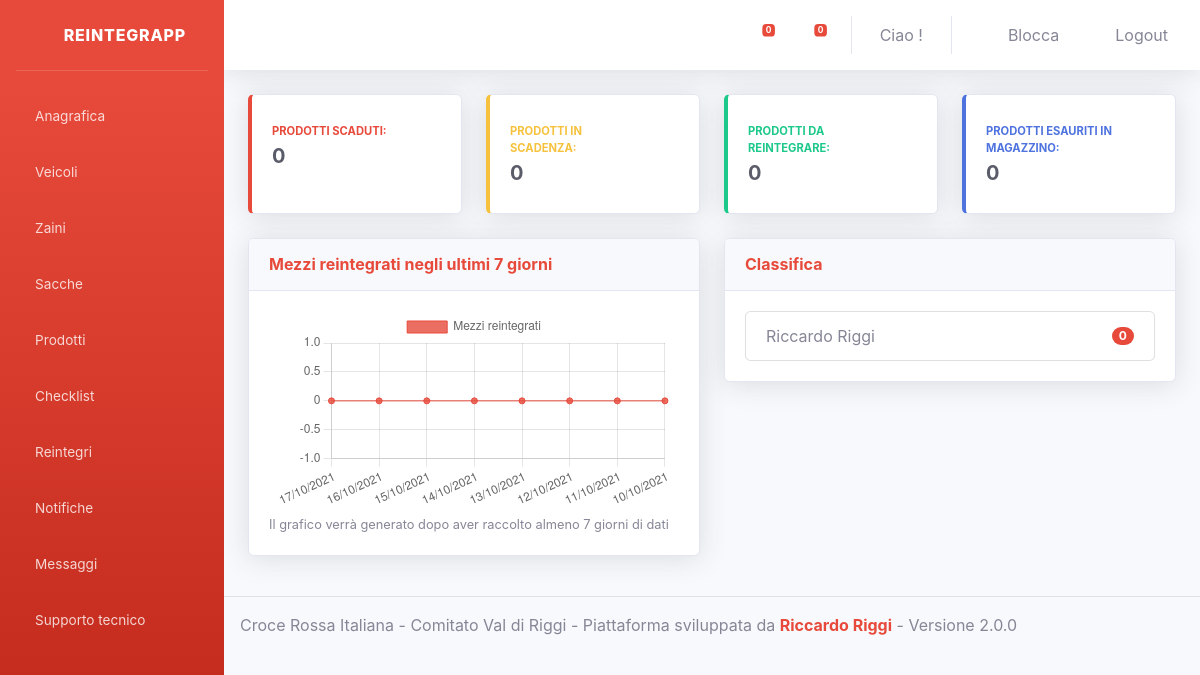
The page /Gestione/pages/index.php (signed in) on the database its author committed.
### tables this page shows
CREATE TABLE `voci_menu` (
  `voce_id` int(10) NOT NULL,
  `etichetta` varchar(50) NOT NULL,
  `icona` varchar(50) NOT NULL,
  `tooltip` varchar(255) NOT NULL,
  `codice_padre` int(10) NOT NULL,
  `url` varchar(255) NOT NULL,
  `isVisibile` tinyint(1) NOT NULL DEFAULT '1'
);

### Gestione/business/sidebarBusiness.php (called while the page is built, shortened)
<?php
include '../db_components/dbGestione.php';
function selezionaPadri(){
    $conn = apriConnessione();
    $sql = 'SELECT * FROM voci_menu, menu_voci_ruoli WHERE voci_menu.codice_padre = 0 AND menu_voci_ruoli.codice_ruolo = ? AND menu_voci_ruoli.codice_menu = voci_menu.voce_id';
    $result = resultPreparedUno($conn,$sql,$_SESSION["codice_ruolo"]);
    return $result;
}
function selezionaFigli($padre){
    $conn = apriConnessione();
    $sql = 'SELECT * FROM voci_menu WHERE codice_padre = ? ';
    $result = resultPreparedUno($conn,$sql,$padre);
    return $result;
}
?>

### Gestione/db_components/dbGestione.php (called while the page is built, shortened)
<?php
if (!function_exists('resultPreparedUno')) {
    function resultPreparedUno($conn,$sql,$uno){
        $stmt = $conn->prepare($sql);
        $uno = mysqli_real_escape_string($conn, $uno);
        $stmt->bind_param("s", $uno);
        $stmt->execute();
        $result = $stmt->get_result();
        return $result;
    }
}

### Gestione/integration/sidebarInt.php (the view, shortened to what this page needs)
<?php
include '../business/sidebarBusiness.php';
function generaMenu()
{
    $result = selezionaPadri();
    $esito = '<div class="sidebar-wrapper">
    <div class="sidebar-linklist-wrapper">
        <div class="link-list-wrapper">
            ';
    if ($result->num_rows > 0) {
        while ($row = $result->fetch_assoc()) {
            $esito = $esito . '<li class="nav-item">
                    <a class="nav-link collapsed"  data-toggle="collapse" data-target="#' . $row["url"] . '" aria-expanded="true" aria-controls="' . $row["url"] . '">
                    <i class="' . $row["icona"] . '"></i>
                    <span>' . $row["etichetta"] . '</span>
                    </a>
                    <div id="' . $row["url"] . '" class="collapse" aria-labelledby="headingTwo" data-parent="#accordionSidebar">
                    <div class="bg-white py-2 collapse-inner rounded">
                        <h6 class="collapse-header">Opzioni disponibili:</h6>
                        ';
            $resultTwo = selezionaFigli($row["voce_id"]);
            while ($rowTwo = $resultTwo->fetch_assoc()) {
                if ($rowTwo["isVisibile"]) {
                    $esito = $esito . '<a class="collapse-item" href="' . $rowTwo["url"] . '">' . $rowTwo["etichetta"] . '</a>';
                }
            }
            $esito = $esito . '
                    </div>
                </div>
                    ';
        }
    }
    $esito = $esito . '</li>
        </div>
    </div>
</div>';
    return $esito;
}
?>

### rows shown on the page
voci_menu: etichetta "Anagrafica"
voci_menu: etichetta "Veicoli"
voci_menu: etichetta "Zaini"
voci_menu: etichetta "Sacche"
voci_menu: etichetta "Prodotti"
voci_menu: etichetta "Checklist"
voci_menu: etichetta "Reintegri"
voci_menu: etichetta "Notifiche"
voci_menu: etichetta "Messaggi"
voci_menu: etichetta "Supporto tecnico"

### other values the page prints
$row["n"] "0"
$row["nome"] "Riccardo"
$row["cognome"] "Riggi"
NOME_ASSOCIAZIONE "Croce Rossa Italiana - Comitato Val di Riggi"
NUMERO_VERSIONE "2.0.0"
